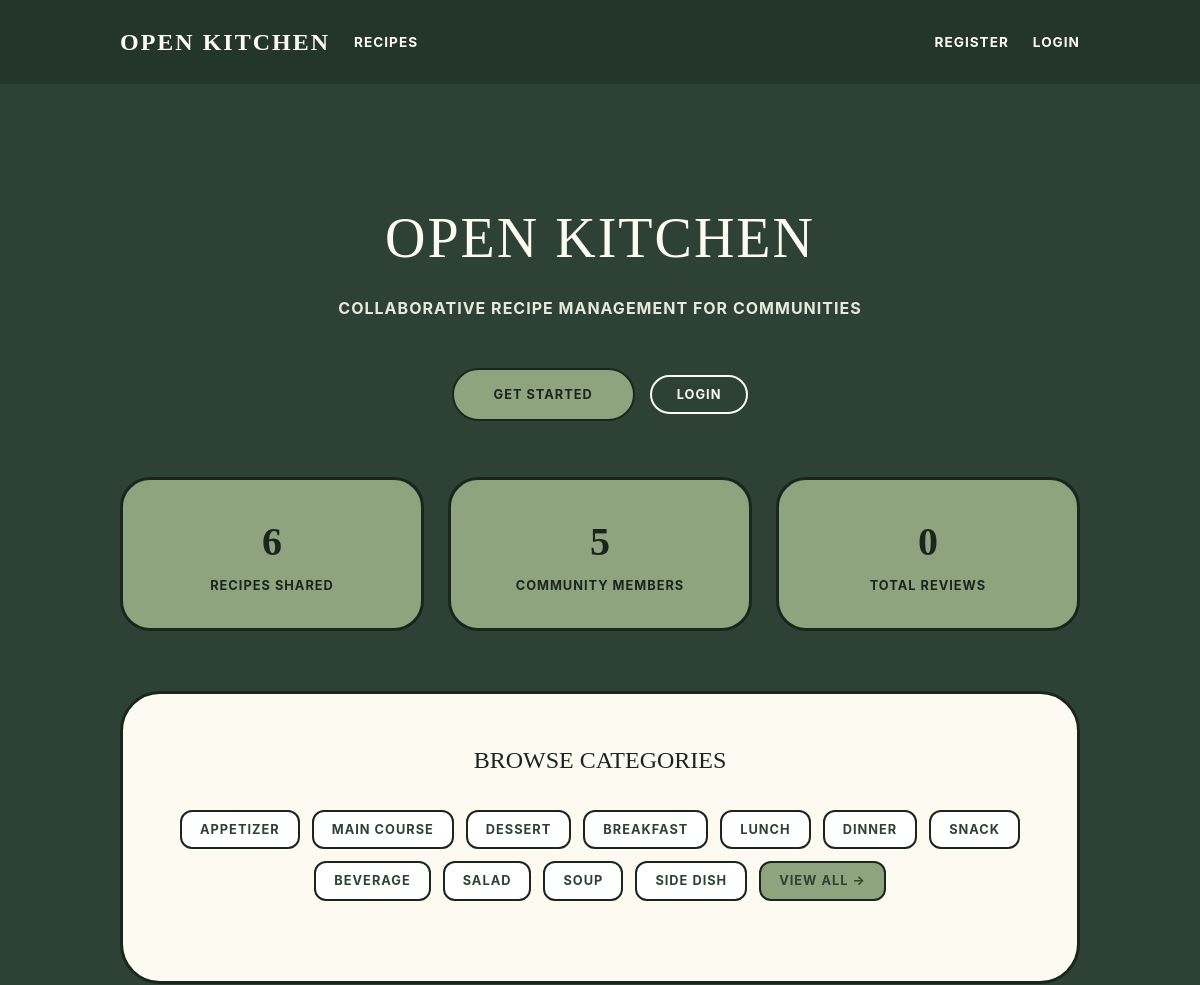
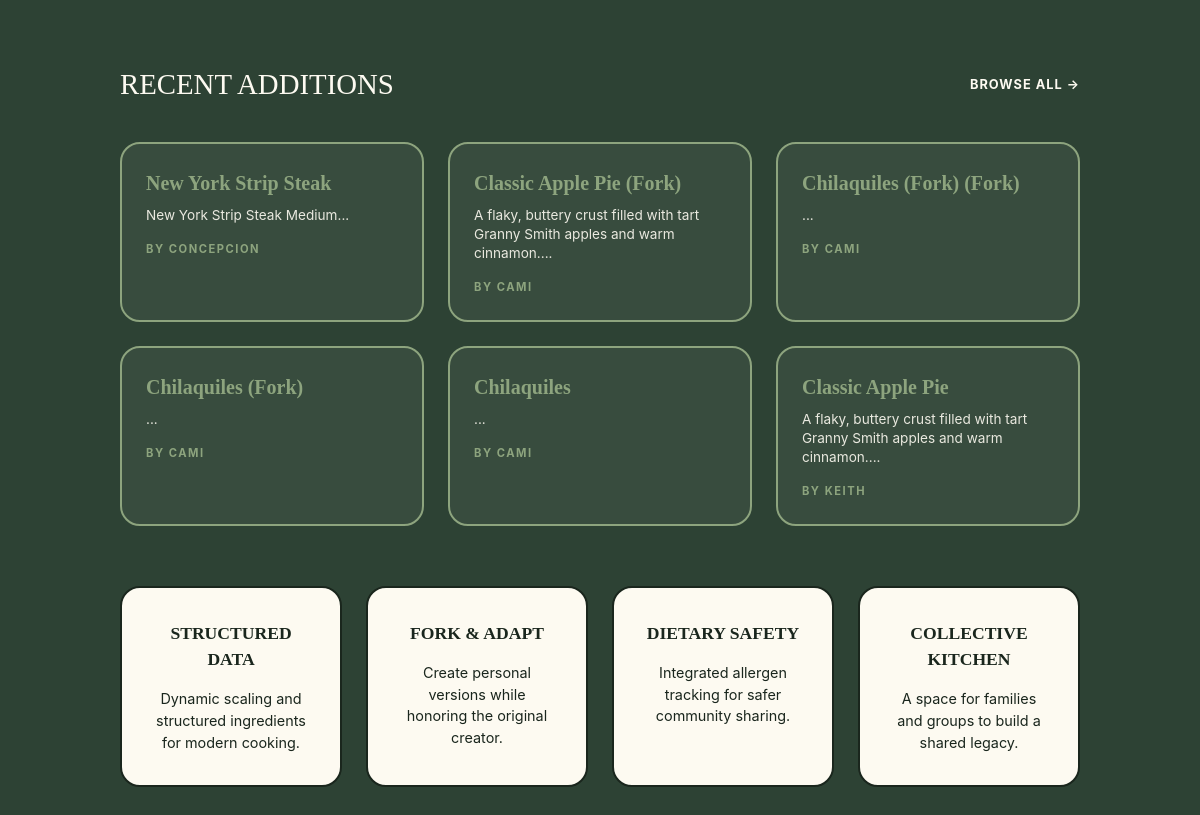
Before: / with the older database file (2 pictures, top to bottom).
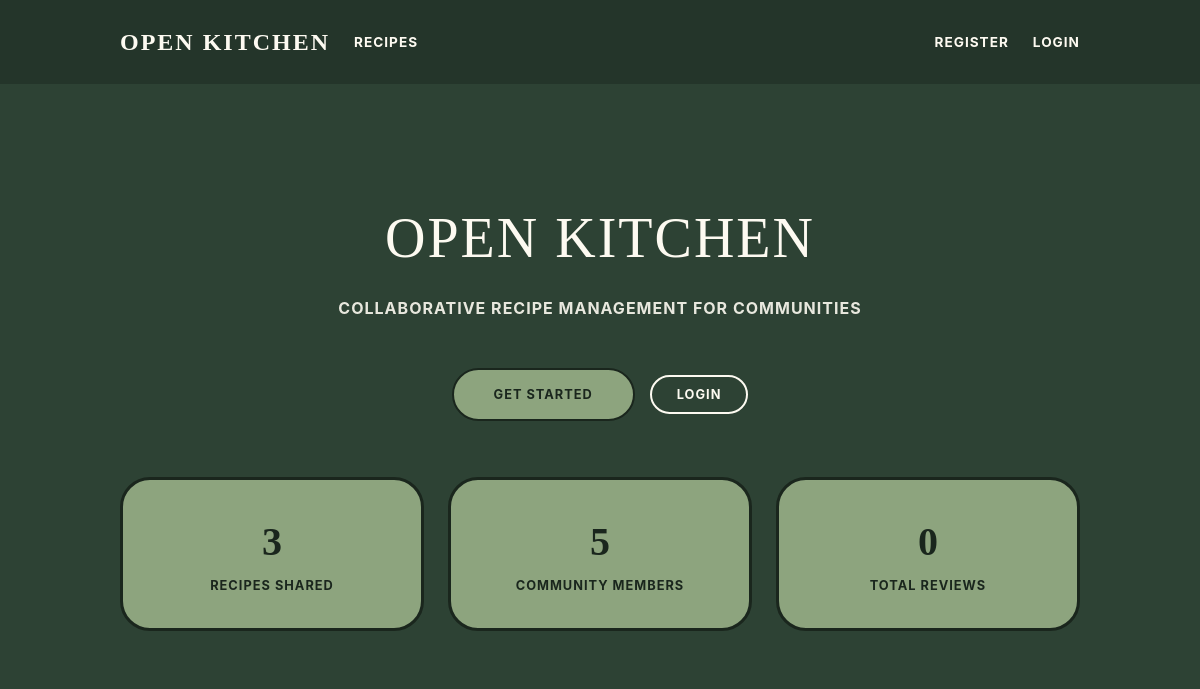
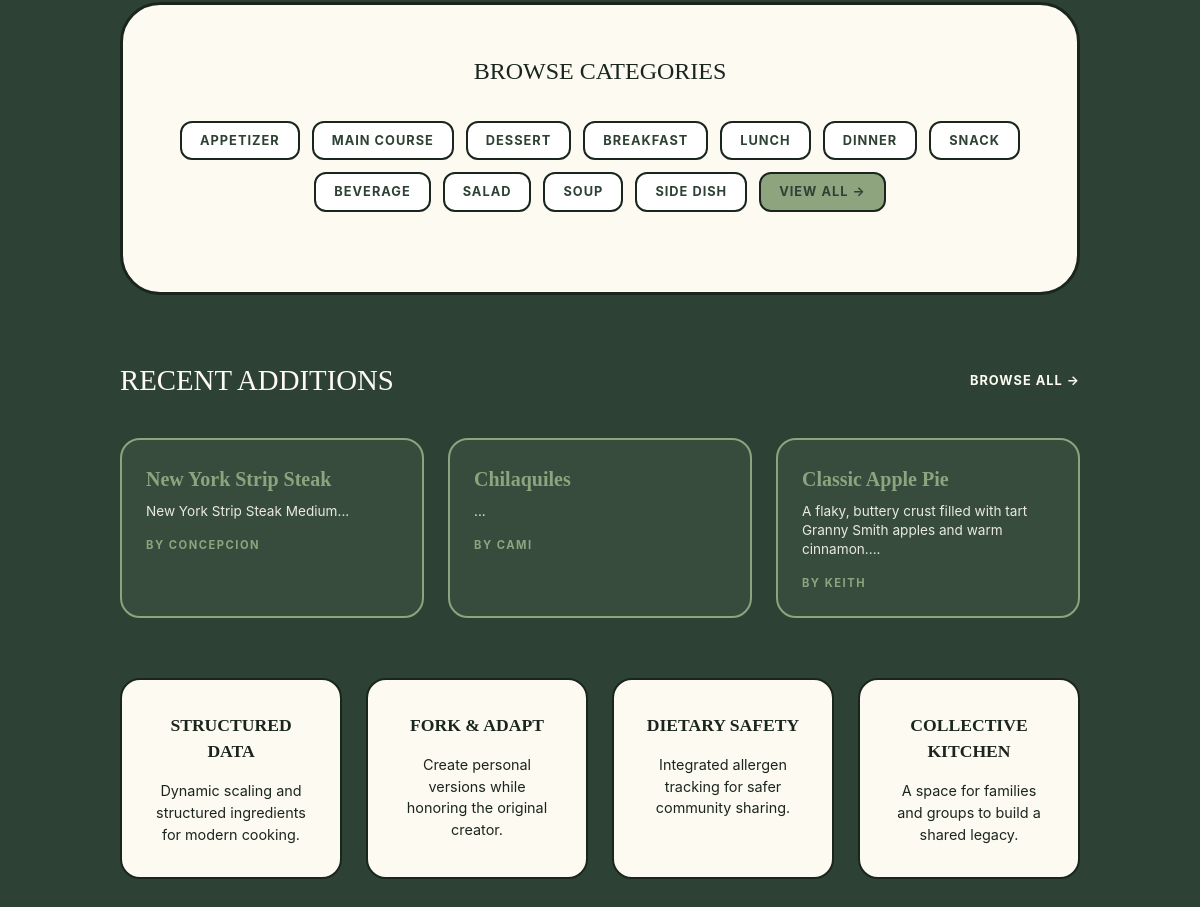
After: the same page with the newer database file (2 pictures, top to bottom).
### tables this page shows
CREATE TABLE categories (
    id INTEGER PRIMARY KEY AUTOINCREMENT,
    name TEXT UNIQUE NOT NULL
);

CREATE TABLE recipes (
    id INTEGER PRIMARY KEY AUTOINCREMENT,
    title TEXT NOT NULL,
    description TEXT,
    template_type TEXT NOT NULL CHECK(template_type IN ('standard', 'quick_tip')),
    author_id INTEGER NOT NULL,
    base_servings INTEGER,
    prep_time_minutes INTEGER,
    cook_time_minutes INTEGER,
    parent_recipe_id INTEGER,
    is_public INTEGER DEFAULT 1,
    created_at DATETIME DEFAULT CURRENT_TIMESTAMP,
    updated_at DATETIME,
    FOREIGN KEY (author_id) REFERENCES users(id),
    FOREIGN KEY (parent_recipe_id) REFERENCES recipes(id)
);

### app/__init__.py (the view)
    @app.route('/')
    def index():
        from app.models import Recipe, Category
        from app.db import get_db
        recent_recipes = Recipe.get_recent(limit=6)
        db = get_db()
        stats = {
            'total_recipes': Recipe.get_stats()['total_recipes'],
            'total_users': db.execute('SELECT COUNT(*) FROM users').fetchone()[0],
            'total_reviews': db.execute('SELECT COUNT(*) FROM reviews').fetchone()[0],
        }
        categories = Category.get_all()[:6]
        return render_template('index.html',
                             recipes=recent_recipes,
                             stats=stats,
                             categories=categories)

### app/auth.py (called while the page is built)
@bp.before_app_request
def load_logged_in_user():
    user_id = session.get('user_id')
    if user_id is None:
        g.user = None
    else:
        g.user = User.get_by_id(user_id)

### app/db.py (called while the page is built)
def get_db():
    if 'db' not in g:
        g.db = sqlite3.connect(
            current_app.config['DATABASE'],
            detect_types=sqlite3.PARSE_DECLTYPES
        )
        g.db.row_factory = sqlite3.Row
        g.db.execute('PRAGMA foreign_keys = ON')
    return g.db

### app/models/lookup.py (called while the page is built)
    @staticmethod
    def get_all():
        db = get_db()
        return db.execute('SELECT * FROM categories ORDER BY name').fetchall()

### app/models/recipe.py (called while the page is built)
    @staticmethod
    def get_recent(limit=6):
        db = get_db()
        return db.execute(
            'SELECT r.*, u.username as author_name, '
            'AVG(rv.rating) as avg_rating, '
            'COUNT(DISTINCT rv.id) as review_count '
            'FROM recipes r '
            'JOIN users u ON r.author_id = u.id '
            'LEFT JOIN reviews rv ON r.id = rv.recipe_id '
            'WHERE r.is_public = 1 '
            'GROUP BY r.id '
            'ORDER BY r.created_at DESC LIMIT ?',
            (limit,)
        ).fetchall()

### app/templates/index.html (shortened to what the changed rows need)
{% extends 'base.html' %}
{% block content %}
<section class="section has-text-centered" style="padding: 4rem 0;">
    <h1 class="hero-title">Open Kitchen</h1>
</section>
<div class="columns is-multiline mb-6">
    <div class="column is-4">
        <div class="stat-pill">
            <span class="stat-val">{{ stats.total_recipes }}</span>
            <span class="stat-name">Recipes Shared</span>
        </div>
    </div>
</div>
<div class="form-card" style="background-color: var(--cream); border: 3px solid var(--border-dark); border-radius: 40px; padding: 3rem; margin-bottom: 4rem;">
    <h2 style="font-family: 'Georgia', serif; text-transform: uppercase; text-align: center; margin-bottom: 2rem; font-size: 1.5rem;">Browse Categories</h2>
    <div class="category-list">
        {% set cats = [
            ('1', 'Appetizer'), ('2', 'Main Course'), ('3', 'Dessert'),
            ('4', 'Breakfast'), ('5', 'Lunch'), ('6', 'Dinner'),
            ('7', 'Snack'), ('8', 'Beverage'), ('9', 'Salad'),
            ('10', 'Soup'), ('11', 'Side Dish')
        ] %}
        {% for cid, cname in cats %}
            <a href="{{ url_for('recipes.index', category=cid) }}" class="category-pill">{{ cname }}</a>
        {% endfor %}
        <a href="{{ url_for('recipes.index') }}" class="category-pill" style="background-color: var(--pill-green);">VIEW ALL →</a>
    </div>
</div>
<div class="mb-6">
    <div class="level">
        <div class="level-left">
            <h2 style="font-family: 'Georgia', serif; text-transform: uppercase; color: var(--cream); font-size: 1.8rem;">Recent Additions</h2>
        </div>
    </div>
    <div class="columns is-multiline mt-4">
        {% for recipe in recipes %}
            <div class="column is-4">
                <a href="{{ url_for('recipes.view', id=recipe.id) }}" class="recipe-grid-card">
                    <h3 class="recipe-title">{{ recipe.title }}</h3>
                    <p class="recipe-description">{{ recipe.description[:80] }}...</p>
                    <div class="meta-label">BY {{ recipe.author_name|upper }}</div>
                </a>
            </div>
        {% endfor %}
    </div>
</div>
{% endblock %}

Changed rows visible on the page:
removed recipes: title "Classic Apple Pie (Fork)", description "A flaky, buttery crust filled with tart Granny Smith apples and warm cinnamon.", author_name "CAMI"
removed recipes: title "Chilaquiles (Fork) (Fork)", author_name "CAMI"
removed recipes: title "Chilaquiles (Fork)", author_name "CAMI"
Other visible differences:
{{ stats.total_recipes }}: "6" → "3"
